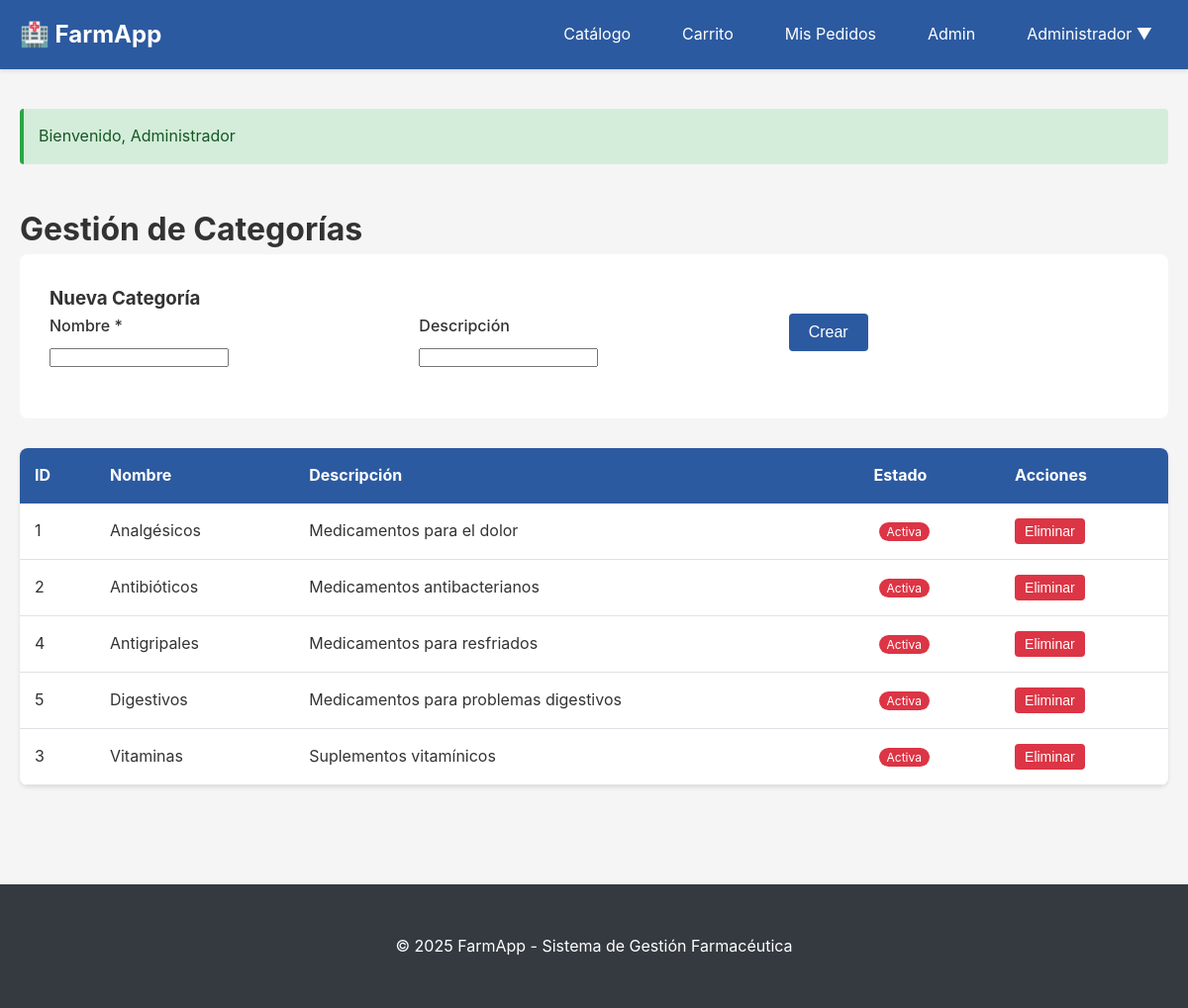
/index.php?action=admin_categorias (signed in), run on the app's committed database.
### tables this page shows
CREATE TABLE IF NOT EXISTS `categorias` (
  `id` int(11) NOT NULL AUTO_INCREMENT,
  `nombre` varchar(100) NOT NULL,
  `descripcion` text,
  `activa` tinyint(1) NOT NULL DEFAULT 1,
  `created_at` timestamp NOT NULL DEFAULT CURRENT_TIMESTAMP,
  PRIMARY KEY (`id`)
);

### controllers/AdminController.php (called while the page is built, shortened)
<?php
require_once __DIR__ . '/../models/Categoria.php';
class AdminController {
    private $categoriaModel;
    public function __construct() {
        $this->categoriaModel = new Categoria();
    }
    public function categorias() {
        $categorias = $this->categoriaModel->obtenerTodas();
        require_once __DIR__ . '/../views/admin/categorias.php';
    }
}

### config/database.php (called while the page is built, shortened)
<?php
class Database {
    private static $instance = null;
    private $connection;
    private $isProduction = false;
    private $configLocal = [
        'host' => 'localhost',
        'dbname' => 'farmapp',
        'username' => 'root',
        'password' => '1003418409',
        'charset' => 'utf8mb4'
    ];
    private $configProduction = [
        'host' => 'sqlXXX.epizy.com',
        'dbname' => 'epiz_XXXXXX_farmapp',
        'username' => 'epiz_XXXXXX',
        'password' => 'tu_password_aqui',
        'charset' => 'utf8mb4'
    ];
    private function getConfig() {
        return $this->isProduction ? $this->configProduction : $this->configLocal;
    }
    private function __construct() {
        try {
            $config = $this->getConfig();
            $dsn = "mysql:host={$config['host']};dbname={$config['dbname']};charset={$config['charset']}";
            $options = [
                PDO::ATTR_ERRMODE            => PDO::ERRMODE_EXCEPTION,
                PDO::ATTR_DEFAULT_FETCH_MODE => PDO::FETCH_ASSOC,
                PDO::ATTR_EMULATE_PREPARES   => false,
            ];
            $this->connection = new PDO($dsn, $config['username'], $config['password'], $options);
        } catch (PDOException $e) {
            $env = $this->isProduction ? 'PRODUCCIÓN' : 'LOCALHOST';
            die("Error de conexión a la base de datos ({$env}): " . $e->getMessage() .
                "<br><br>Verifica la configuración en config/database.php");
        }
    }
    public static function getInstance() {
        if (self::$instance === null) {
            self::$instance = new self();
        }
        return self::$instance;
    }
    public function getConnection() {
        return $this->connection;
    }
}

### models/Categoria.php (called while the page is built, shortened)
<?php
require_once __DIR__ . '/../config/database.php';
class Categoria {
    private $db;
    public function __construct() {
        $this->db = Database::getInstance()->getConnection();
    }
    public function obtenerTodas() {
        $stmt = $this->db->query("
            SELECT * FROM categorias
            WHERE activa = 1
            ORDER BY nombre ASC
        ");
        return $stmt->fetchAll();
    }
}

### views/admin/categorias.php (the view, shortened to what this page needs)
<?php
require_once __DIR__ . '/../layout/header.php';
?>
<div class="container">
    <h1>Gestión de Categorías</h1>
    <div class="form-card">
        <h3>Nueva Categoría</h3>
        <form method="POST" action="<?php echo BASE_URL; ?>/index.php?action=admin_categorias">
            <div class="form-row">
                <div class="form-group">
                    <label for="nombre">Nombre *</label>
                    <input type="text" id="nombre" name="nombre" required>
                </div>
                <div class="form-group">
                    <label for="descripcion">Descripción</label>
                    <input type="text" id="descripcion" name="descripcion">
                </div>
                <div class="form-group">
                    <button type="submit" class="btn btn-primary">Crear</button>
                </div>
            </div>
        </form>
    </div>
    <table class="table">
        <thead>
            <tr>
                <th>ID</th>
                <th>Nombre</th>
                <th>Descripción</th>
                <th>Estado</th>
                <th>Acciones</th>
            </tr>
        </thead>
        <tbody>
            <?php foreach ($categorias as $categoria): ?>
                <tr>
                    <td><?php echo $categoria['id']; ?></td>
                    <td><?php echo htmlspecialchars($categoria['nombre']); ?></td>
                    <td><?php echo htmlspecialchars($categoria['descripcion'] ?? ''); ?></td>
                    <td>
                        <span class="badge badge-<?php echo $categoria['activa'] ? 'success' : 'danger'; ?>">
                            <?php echo $categoria['activa'] ? 'Activa' : 'Inactiva'; ?>
                        </span>
                    </td>
                    <td>
                        <form method="POST" action="<?php echo BASE_URL; ?>/index.php?action=admin_categorias" style="display: inline;">
                            <button type="submit" class="btn btn-sm btn-danger"
                                    onclick="return confirm('¿Estás seguro?');">Eliminar</button>
                        </form>
                    </td>
                </tr>
            <?php endforeach; ?>
        </tbody>
    </table>
</div>
<?php
require_once __DIR__ . '/../layout/footer.php';
?>

### public/css/style.css (style rules this page uses)
* { margin: 0; padding: 0; box-sizing: border-box; }
:root { --primary-color: #2c5aa0; --secondary-color: #4a90e2; --success-color: #28a745; --danger-color: #dc3545; --warning-color: #ffc107; --dark-color: #343a40; --light-color: #f8f9fa; --border-color: #dee2e6; --text-color: #333; --text-muted: #6c757d; }
body { font-family: -apple-system, BlinkMacSystemFont, 'Segoe UI', Roboto, 'Helvetica Neue', Arial, sans-serif; line-height: 1.6; color: var(--text-color); background-color: #f5f5f5; }
.container { max-width: 1200px; margin: 0 auto; padding: 20px; }
.badge { background-color: var(--danger-color); color: white; padding: 2px 8px; border-radius: 12px; font-size: 0.75rem; margin-left: 5px; }
.btn { display: inline-block; padding: 10px 20px; border: none; border-radius: 4px; text-decoration: none; cursor: pointer; font-size: 1rem; transition: all 0.3s; text-align: center; }
.btn-primary { background-color: var(--primary-color); color: white; }
.btn-danger { background-color: var(--danger-color); color: white; }
.btn-sm { padding: 5px 10px; font-size: 0.875rem; }
.form-group { margin-bottom: 20px; }
.form-group label { display: block; margin-bottom: 5px; font-weight: 500; }
.form-row { display: grid; grid-template-columns: repeat(auto-fit, minmax(250px, 1fr)); gap: 20px; }
.table { width: 100%; background: white; border-collapse: collapse; border-radius: 8px; overflow: hidden; box-shadow: 0 2px 4px rgba(0,0,0,0.1); }
.table thead { background-color: var(--primary-color); color: white; }
.table th, .table td { padding: 15px; text-align: left; }
.table tbody tr { border-bottom: 1px solid var(--border-color); }
.form-card { background: white; padding: 30px; border-radius: 8px; margin-bottom: 30px; }

### data on the page
categorias: id "1", nombre "Analgésicos", descripcion "Medicamentos para el dolor", activa "Activa"
categorias: id "2", nombre "Antibióticos", descripcion "Medicamentos antibacterianos", activa "Activa"
categorias: id "4", nombre "Antigripales", descripcion "Medicamentos para resfriados", activa "Activa"
categorias: id "5", nombre "Digestivos", descripcion "Medicamentos para problemas digestivos", activa "Activa"
categorias: id "3", nombre "Vitaminas", descripcion "Suplementos vitamínicos", activa "Activa"

### other printed values
Auth::user()['nombre'] "Administrador"
$_SESSION['success'] "Bienvenido, Administrador"
